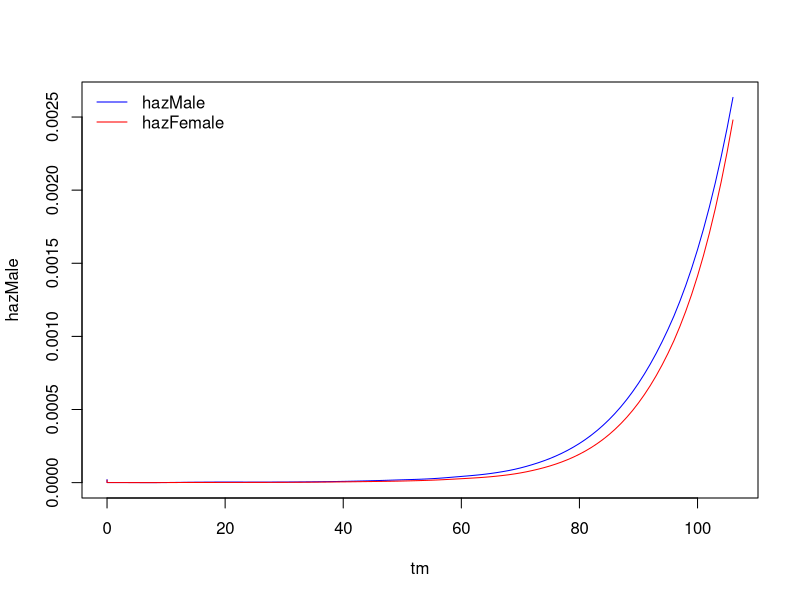
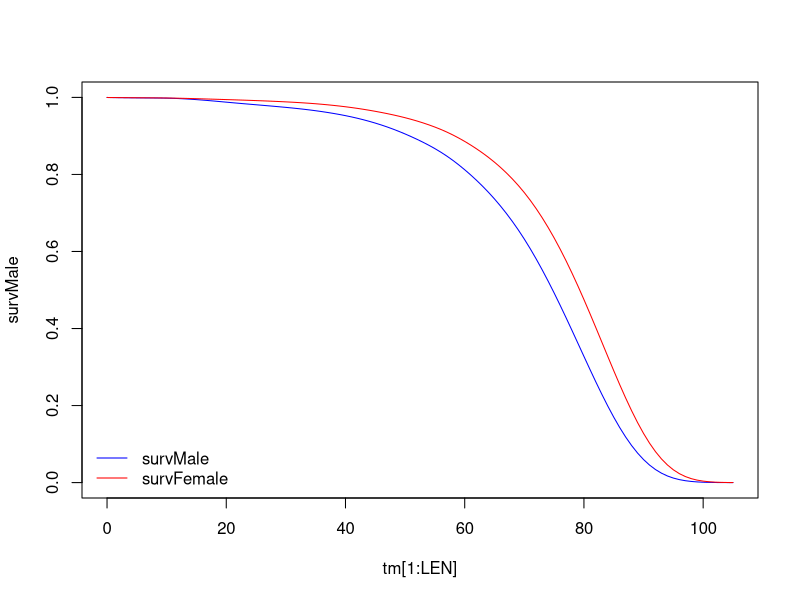
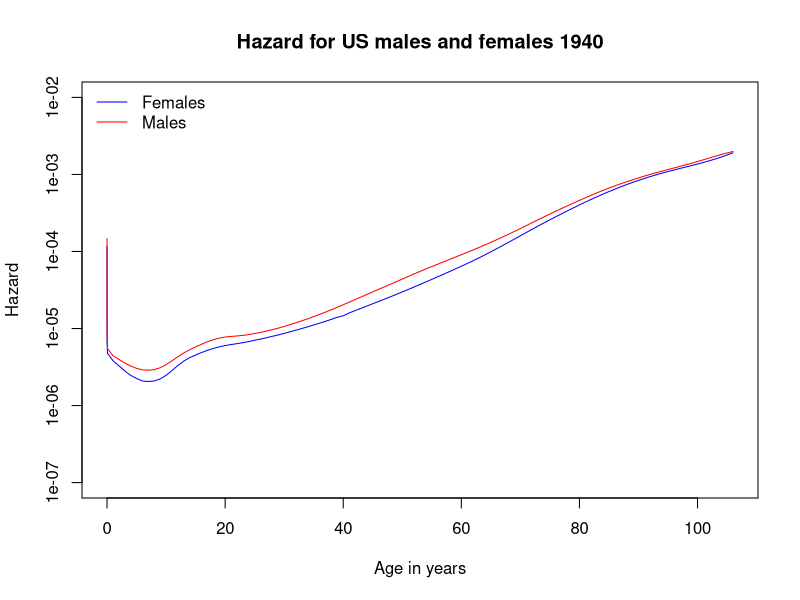
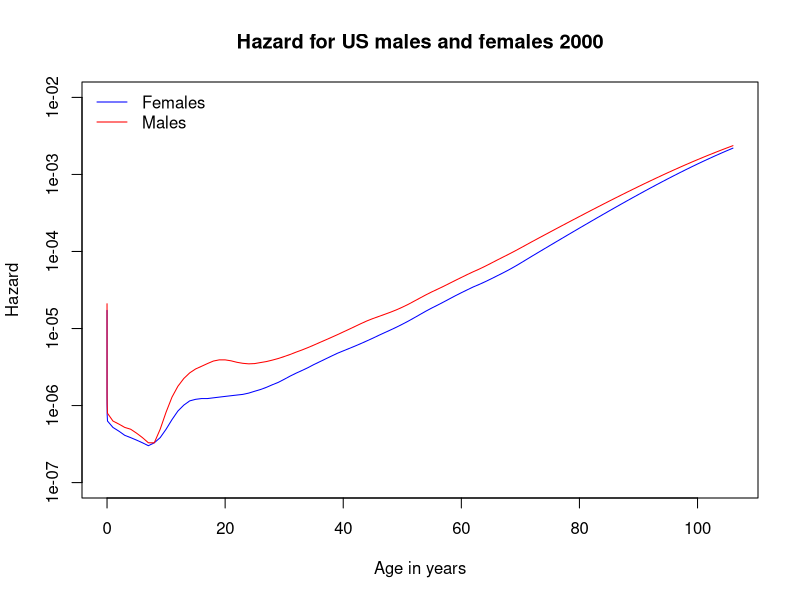
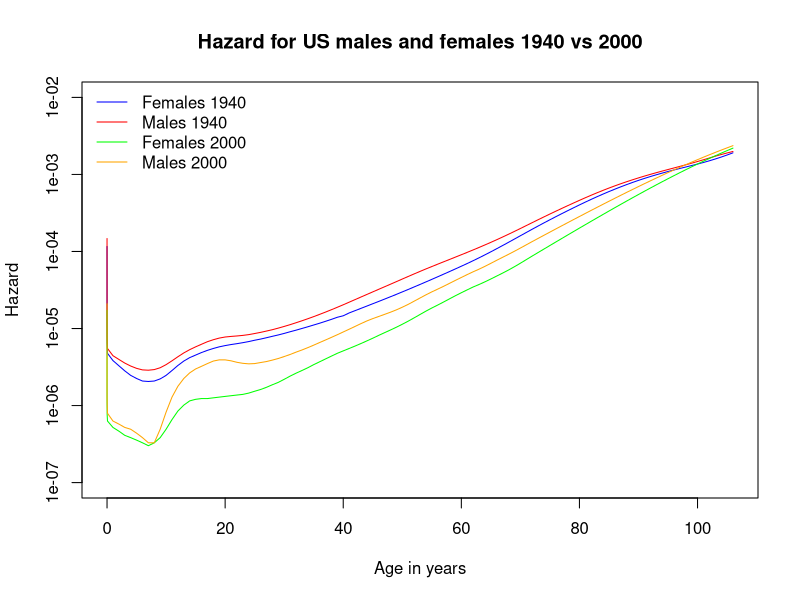
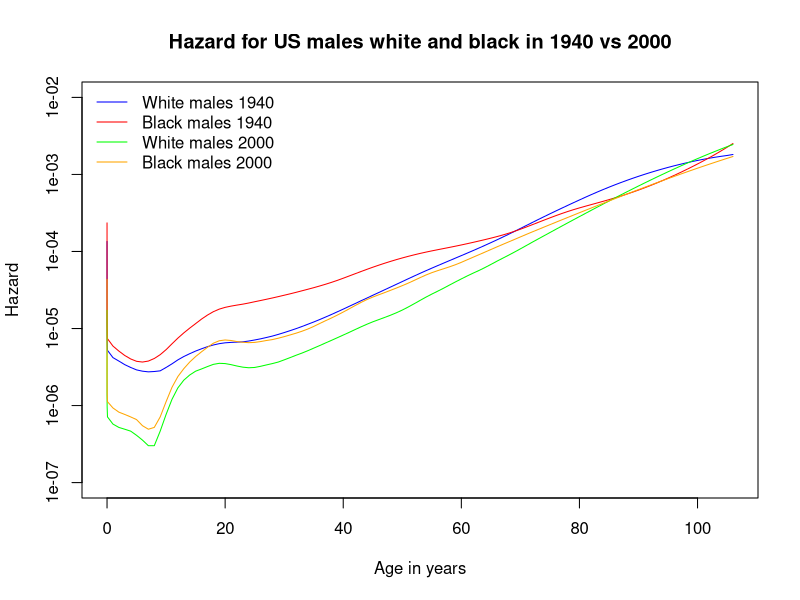
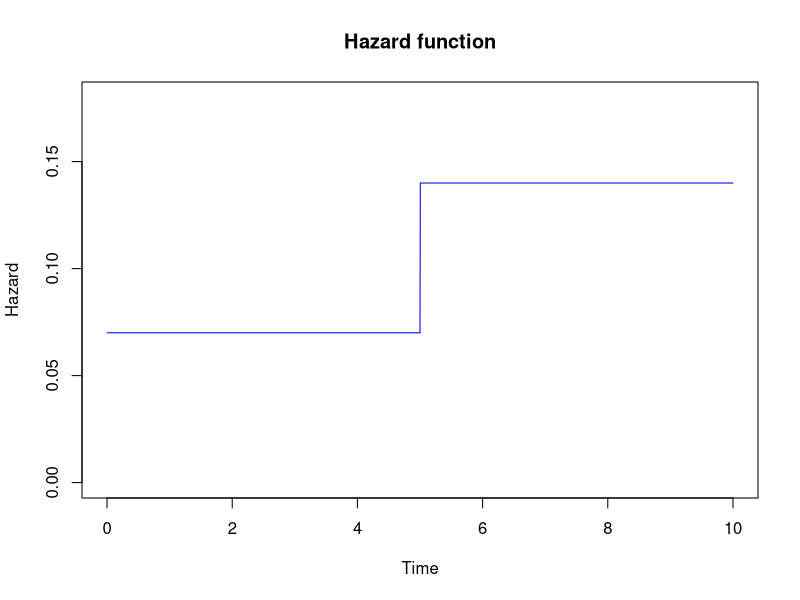
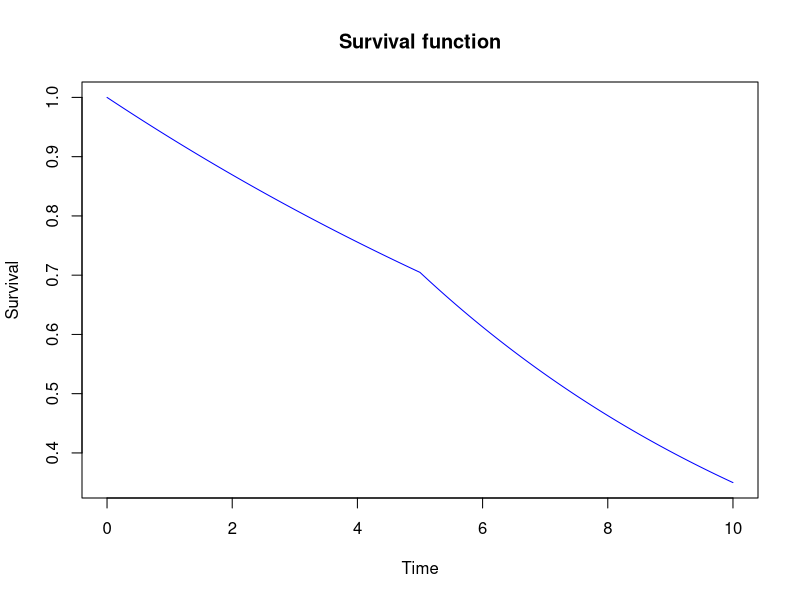

Reproduce these figures in R, in order.
####################################################################
#                     Practica No.4
# Pregunta 
####################################################################

#install.packages("asaur")
#library(asaur)

#gastricXelox[23:27,]

#head(gastricXelox)
#head(pancreatic)

#
#install.packages("survival")
library(survival)
head(survexp.us)
str(survexp.us)

DAYS_BY_YEAR <- 365.25
#attach(survexp.us)
hazMale <- survexp.us[,"male","2004"]
hazFemale <- survexp.us[,"female","2004"]
tm <- c(0,
        1/DAYS_BY_YEAR,
        7/DAYS_BY_YEAR,
        28/DAYS_BY_YEAR,
        1:(dim(hazMale)-4))
tm
length(tm)
dim(hazMale)
dim(hazFemale)

plot(x = tm, y = hazMale, type = "l", col="blue",lwd=1)
lines(x = tm, y = hazFemale, type = "l", col="red",lwd=1)
legend("topleft",col=c("blue","red"),legend =c("hazMale","hazFemale"), lwd=1, bty = "n")


#plot(x = tm, y = hazFemale, type = "l")

# Calcula la integral como una suma de las áreas de los
# rectangulos
tm.diff <- diff(tm)
LEN <- length(tm.diff)
survMale <- exp(-cumsum(hazMale[1:LEN]*tm.diff)*DAYS_BY_YEAR)
survFemale <- exp(-cumsum(hazFemale[1:LEN]*tm.diff)*DAYS_BY_YEAR)

plot(x = tm[1:LEN], y = survMale, type = "l", col="blue",lwd=1)
#points(x = tm[1:LEN], y = survFemale, type = "l", col="green")
lines(x = tm[1:LEN], y = survFemale, type = "l", col="red",lwd=1)

legend("bottomleft",col=c("blue","red"),legend =c("survMale","survFemale"), lwd=1, bty = "n")

cbind(tm[1:LEN], tm.diff)

sum(survMale*tm.diff)
sum(survFemale*tm.diff)

##################################################################
#                       Exercises
##################################################################

##################################################################
# 2.1. Using the "survexp.us" data described in Example 2.2, plot
# the hazard functions for men and women in 1940 and 2000. Comment 
# on the change in mortality rates in children
##################################################################

# 1940
##################################################################
hazMale_1940 <- survexp.us[,"male","1940"]
hazFemale_1940 <- survexp.us[,"female","1940"]
tm_1940 <- c(0,
        1/DAYS_BY_YEAR,
        7/DAYS_BY_YEAR,
        28/DAYS_BY_YEAR,
        1:(dim(hazMale_1940)-4))

plot(x = tm, log = "y", y = hazFemale_1940, type = "l", col="blue", lwd=1, 
      ylab ="Hazard", xlab = "Age in years", 
      main ="Hazard for US males and females 1940", ylim=c(1e-07,1e-02))
lines(x = tm, y = hazMale_1940, type = "l", col="red",lwd=1)
legend("topleft",col=c("blue","red"),legend =c("Females","Males"), lwd=1, bty = "n")

# 2000
##################################################################

hazMale_2000 <- survexp.us[,"male","2000"]
hazFemale_2000 <- survexp.us[,"female","2000"]
tm_2000 <- c(0,
             1/DAYS_BY_YEAR,
             7/DAYS_BY_YEAR,
             28/DAYS_BY_YEAR,
             1:(dim(hazMale_2000)-4))

plot(x = tm, log = "y", y = hazFemale_2000, type = "l", col="blue", lwd=1, 
     ylab ="Hazard", xlab = "Age in years", 
     main ="Hazard for US males and females 2000", ylim=c(1e-07,1e-02))
lines(x = tm,  y = hazMale_2000, type = "l", col="red",lwd=1)
legend("topleft",col=c("blue","red"),legend =c("Females","Males"), lwd=1, bty = "n")


# 1940 - 2000
##################################################################

plot(x = tm, log = "y", y = hazFemale_1940, type = "l", col="blue", lwd=1, 
     ylab ="Hazard", xlab = "Age in years", 
     main ="Hazard for US males and females 1940 vs 2000", ylim=c(1e-07,1e-02))
lines(x = tm,  y = hazMale_1940, type = "l", col="red",lwd=1)
lines(x = tm,  y = hazFemale_2000, type = "l", col="green",lwd=1)
lines(x = tm,  y = hazMale_2000, type = "l", col="orange",lwd=1)
legend("topleft",col=c("blue","red","green","orange"),
       legend =c("Females 1940","Males 1940","Females 2000","Males 2000"), lwd=1, bty = "n")

##################################################################
# 2.2. Find the mean age of death separately for men and women for 1940
# and 2000.
##################################################################

# Se calcula la edad media de fallecimiento calculando el área
# debajo de la función de Hazard

# 1940
tm_1940.diff <- diff(tm_1940)
LEN <- length(tm_1940.diff)
survMale_1940 <- exp(-cumsum(hazMale_1940[1:LEN]*tm_1940.diff)*DAYS_BY_YEAR)
survFemale_1940 <- exp(-cumsum(hazFemale_1940[1:LEN]*tm_1940.diff)*DAYS_BY_YEAR)
sum(survMale_1940*tm_1940.diff)
sum(survFemale_1940*tm_1940.diff)

#2000
tm_2000.diff <- diff(tm_2000)
LEN <- length(tm_2000.diff)
survMale_2000 <- exp(-cumsum(hazMale_2000[1:LEN]*tm_2000.diff)*DAYS_BY_YEAR)
survFemale_2000 <- exp(-cumsum(hazFemale_2000[1:LEN]*tm_2000.diff)*DAYS_BY_YEAR)
sum(survMale_2000*tm_2000.diff)
sum(survFemale_2000*tm_2000.diff)


report <- data.frame(
  year = c("1940"," 2000"),
  male = c(sum(survMale_1940*tm_1940.diff),
           sum(survMale_2000*tm_2000.diff)),
  female = c(sum(survFemale_1940*tm_1940.diff),
             sum(survFemale_2000*tm_2000.diff))
)

report

##################################################################
# 2.3. The data set "survexp.usr" in the "survival" package is a four
# dimensional array of hazards in format similar to the "survexp.us"
# data set, with race (black or white) in the added dimension.Plot
# the hazard functions for black males and white males for 1940 and 2000
##################################################################

head(survexp.usr)
str(survexp.usr)
hazMaleWhite_1940 <- survexp.usr[,"male","white","1940"]
hazMaleWBlack_1940 <- survexp.usr[,"male","black","1940"]
hazMaleWhite_2000 <- survexp.usr[,"male","white","2000"]
hazMaleWBlack_2000 <- survexp.usr[,"male","black","2000"]

tm <- c(0,
         1/DAYS_BY_YEAR,
         7/DAYS_BY_YEAR,
         28/DAYS_BY_YEAR,
         1:(dim(hazMaleWBlack_2000)-4))  # Cualquier registro de los 4 se utiliza


plot(x = tm, log = "y", y = hazMaleWhite_1940, type = "l", col="blue", lwd=1, 
     ylab ="Hazard", xlab = "Age in years", 
     main ="Hazard for US males white and black in 1940 vs 2000", ylim=c(1e-07,1e-02))
lines(x = tm,  y = hazMaleWBlack_1940, type = "l", col="red",lwd=1)
lines(x = tm,  y = hazMaleWhite_2000, type = "l", col="green",lwd=1)
lines(x = tm,  y = hazMaleWBlack_2000, type = "l", col="orange",lwd=1)
legend("topleft",col=c("blue","red","green","orange"),
       legend =c("White males 1940","Black males 1940","White males 2000","Black males 2000"), lwd=1, bty = "n")

##################################################################
# 2.4. Consider the survival data in Exercise 1.1 Assuming that 
# these observations are from an exponential distribution, find LAMDA
# ESTIMATE and an estimate of var(lambda ESTIMATE)
##################################################################

# Data de exercise 1.1
#
#   patient survtime status
#     1       5       0
#     2       5       0
#     3       4       1
#     4       3       1
#     5       1       1
#
#
#
# recordando que 
#
#   d = sumatoria de phi - censoring indicator ( # de muertes)
#   V = sumatoria de ti (sumatoria de observaciones)
#
#   lambda estimada = d / V
#   var(lambda estimada) = d / ( V * V )
#

survival.data <- data.frame(patient = c(1,2,3,4,5),
                            survtime = c(5,5,4,3,1),
                            status = c(0,0,1,1,1))

d <- sum(survival.data$status)
V <- sum(survival.data$survtime)

lambda_estimado <- d/V
lambda_estimado

var_lambda_estimado <- d/V^2
var_lambda_estimado

##################################################################
# 2.5. Consider a survival distribution with constant hazard 
# lambda = 0.07 from t = 0 until t = 5 and then hazard lambda = 0.14
# for t > 5 ( This is known as a piecewise constant hazard). Plot
# this hazard function and the corresponding survival function
# for 0 < t < 10. What is the median survival time?
##################################################################


##################################################################
# Gráfica de la funcion de Hazard

##################################################################
ALPHA_EXP <- 1 # Distribucion Exponencial para la distribucion Weibull con ALPHA = 1
LAMBDA_1 <- 0.07 
LAMBDA_2 <- 0.14

weibHaz <- function(x, shape, scale) dweibull(x, shape = shape, scale = scale) / pweibull(x, shape = shape, scale = scale, lower.tail = F)

weibHazCompuesta <- function(x) {
  if( (x >= 0) && (x <= 5)  )
    weibHaz(x,shape=ALPHA_EXP, scale = 1/LAMBDA_1)
  else if ((x > 5) && (x <= 10) )
    weibHaz(x,shape=ALPHA_EXP, scale = 1/LAMBDA_2)
}

x1 <- seq(0, 10, by = 0.005)
y1 <- numeric(length = length(x1))

index <- 1
for(item in x1){
  y1[index] <- weibHazCompuesta(item)
  index <- index  + 1
}

plot(x1, y1, type = "l", col="blue",lwd=1, ylim=c(0,0.18), ylab ="Hazard", xlab = "Time", main ="Hazard function")

##################################################################
# Cálculo de la mediana
##################################################################
# La mediana se calcula cuando S(t_mediana) = 0.5
# Como S(t) = exp(-H(t))
# Entonces  exp(-H(t_mediana)) = 0.5 ==> H(t_mediana) = log(2) 
# 
# H(t_mediana) = log(2)
# H(t_mediana) = 0.6931472
#
# Pero H(t) es la integral de la función de Hazard, que vendria 
# hacer el área bajo la curva de Hazard
# 
# El área bajo la curva esta dado por lo siguiente :
#   
# H(t):  
#   0.07*t                0 <= t <= 5
#   0.07*5 + 0.14*(t-5)   5 <  t <= 10  
# 
# H(t):
#   0.07*t                0 <= t <= 5
#   0.35  + 0.14*(t-5)    5 <  t <= 10  
#   
# Se observa que el valor de la mediana esta en el segundo bloque
# porque 0.6931472 > 0.35
# 
# Entonces:  0.35 + 0.14*(t_mediana-5) = 0.6931472
       
t_mediana <-  (0.6931472-0.35)/0.14 + 5 
  
t_mediana

##################################################################
# Gráfica de la funcion de Supervivencia

##################################################################

# S(t) = exp(-H(t))  # Ecuación 2.2.1 pag 14
#
# Entonces
# 
# S(t):
#    exp(-0.07*t)             0 <= t <= 5
#    exp(-0.35-0.14*(t-5))    5 <  t <= 10
    
survCompuesta <- function(t) {
  if( (t >= 0) && (t <= 5)  )
    exp(-0.07*t)
  else if ((t > 5) && (t <= 10) )
    exp(-0.35-0.14*(t-5))
}  


x2 <- seq(0, 10, by = 0.005)
y2 <- numeric(length = length(x2))

index <- 1
for(item in x2){
  y2[index] <- survCompuesta(item)
  index <- index  + 1
}


plot(x2, y2, type = "l", col="blue",lwd=1, ylab ="Survival", xlab = "Time", main ="Survival function")
